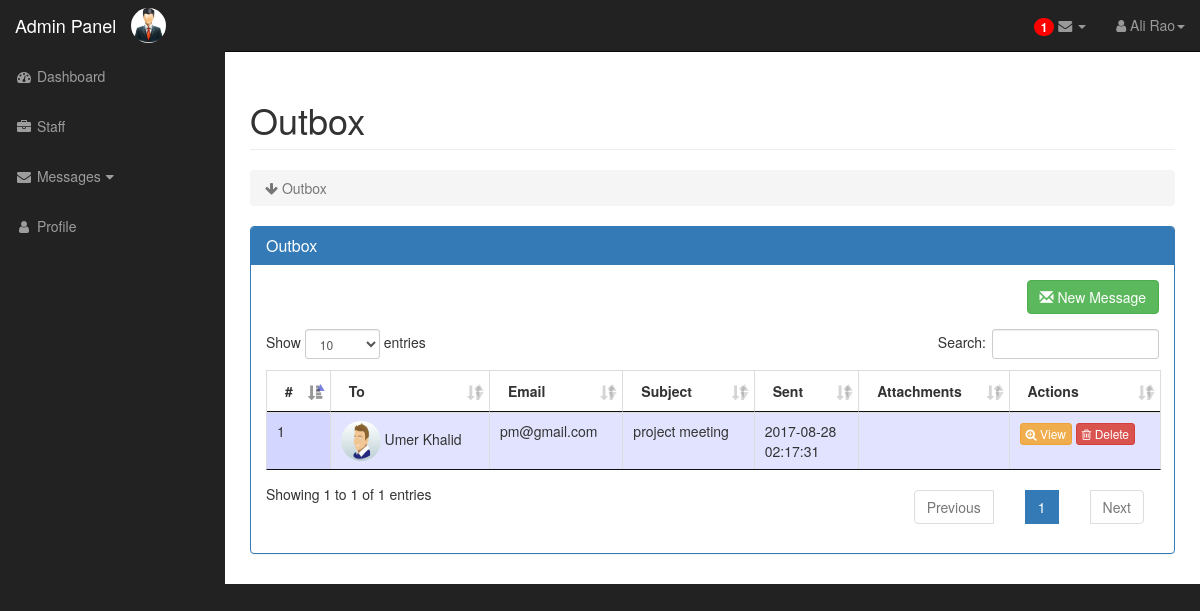
Screenshot of /PPS/Admin/outbox.php (signed in) with the database file from the repository.
### tables this page shows
CREATE TABLE IF NOT EXISTS `employee` (
  `empId` int(15) NOT NULL AUTO_INCREMENT,
  `empName` varchar(255) NOT NULL,
  `password` varchar(255) NOT NULL,
  `gender` varchar(255) NOT NULL,
  `cnic` varchar(255) NOT NULL,
  `dob` date NOT NULL,
  `regDate` date NOT NULL,
  `address` varchar(255) NOT NULL,
  `email` varchar(255) NOT NULL,
  `contactNo` varchar(255) NOT NULL,
  `salary` varchar(255) NOT NULL,
  `jobStatus` varchar(255) NOT NULL,
  `workStatus` varchar(255) NOT NULL,
  `image` varchar(255) NOT NULL,
  `position` varchar(255) NOT NULL,
  PRIMARY KEY (`empId`),
  UNIQUE KEY `cnic` (`cnic`,`email`)
);

CREATE TABLE IF NOT EXISTS `outbox` (
  `id` int(15) NOT NULL AUTO_INCREMENT,
  `sender` int(15) NOT NULL,
  `receiver` int(15) NOT NULL,
  `subject` varchar(100) NOT NULL,
  `message` text NOT NULL,
  `filepath` varchar(100) NOT NULL,
  `fileName` varchar(100) NOT NULL,
  `date` date NOT NULL,
  `time` time NOT NULL,
  PRIMARY KEY (`id`)
);

### PPS/Admin/outbox.php (the view, shortened to what this page needs)
 <!DOCTYPE html>
<html lang="en">
<head>
		<link href="../css/bootstrap.min.css" rel="stylesheet">
		<link href="../css/sb-admin.css" rel="stylesheet">
		<link href="../css/plugins/morris.css" rel="stylesheet">
		<link href="../font-awesome/css/font-awesome.min.css" rel="stylesheet" type="text/css">
		<link rel="stylesheet" href="../css/dataTables.bootstrap.min.css" />
		<link rel="stylesheet" type="text/css" href="../css/jquery.dataTables.css">
	    <link rel="stylesheet" href="../css/jquery.dataTables.min.css">
        <link rel="stylesheet" href="../css/dataTables.bootstrap.min.css">
		<link rel="stylesheet" href="../css/fixedHeader.bootstrap.min.css">
		<link rel="stylesheet" href="../css/responsive.bootstrap.min.css">
		<link rel="stylesheet" href="../css/badge.css">
</head>
<body>
    <div id="wrapper">
        <nav class="navbar navbar-inverse navbar-fixed-top" role="navigation">
            <div class="navbar-header">
                <a class="navbar-brand" href="dashboard.php">Admin Panel</a>
           <?php
				   include("config.php");
										if(isset($_SESSION['username']))  {
										$query = "SELECT * FROM `employee` WHERE empId='".$_SESSION['id']."' ";
											   $result = mysqli_query($connect, $query);
										        $row2 = mysqli_fetch_array($result);
										}
										?>
				<img class="img-circle pull-right" src="<?php echo $row2["image"]; ?>" width="35px" height="35px" style='  margin-top:8px;'/></div>
            <ul class="nav navbar-right top-nav">
                  <li class="dropdown">
                   <a href="#" class="dropdown-toggle" data-toggle="dropdown">
				   <?php
				   include("config.php");
										if(isset($_SESSION['username']))  {
				    $query = "SELECT * FROM `inbox` WHERE receiver='".$_SESSION['id']."' AND open='0' ";
											   $result = mysqli_query($connect, $query);
										       $count2 = mysqli_num_rows($result);
										}
										if($count2>0)
								   {
									 echo' <span class="badge badge-notify">';
									  echo $count2;
									  echo' </span>';
								   }
								else{
									echo' <span>';
									  echo' </span>';
								}
				   ?>
				<i class="fa fa-envelope"></i> <b class="caret"></b></a>
                </li>
                <li class="dropdown">
                    <a href="#" class="dropdown-toggle" data-toggle="dropdown"><i class="fa fa-user"></i>
					<?php if(isset($_SESSION['username']))
                {
                 echo $_SESSION['name'];
                }
                 ?><b class="caret"></b></a>
                </li>
            </ul>
            <div class="collapse navbar-collapse navbar-ex1-collapse">
                <ul class="nav navbar-nav side-nav">
                    <li >
                        <a id="dash_board" href="#" onclick='return false;'><i class="fa fa-fw fa-dashboard"></i> Dashboard</a>
                    </li>
					<li >
                        <a href="staff.php"><i class="fa fa-fw fa-briefcase"></i> Staff</a>
                    </li>
					  <li>
                        <a href="javascript:;" data-toggle="collapse" data-target="#demo"><i class="fa fa-fw fa-envelope"></i> Messages<i class="fa fa-fw fa-caret-down"></i></a>
                    </li>
					 <li >
                        <a href="profile.php"><i class="fa fa-fw fa-user"></i> Profile</a>
                    </li>
                </ul>
            </div>
        </nav>
        <div id="page-wrapper">
            <div class="container-fluid">
                <div class="row">
                    <div class="col-lg-12">
                        <h1 class="page-header">
                             Outbox
                        </h1>
                        <ol class="breadcrumb">
                            <li class="active">
                                <i class="fa fa-arrow-down"></i> Outbox
                            </li>
                        </ol>
                    </div>
                </div>
				<div id="employee_table">
                <div class="row">
                    <div class="col-lg-12">
						    <div class="panel panel-primary" >
                            <div class="panel-heading">
                                <h3 class="panel-title"></i>Outbox</h3>
                            </div>
                            <div class="panel-body">
								<form>
					  <div class="row">
						<div class="col-lg-12">
							 <div class="form-group pull-right">
						   <button type="button" name="age" id="bbb"  class="btn btn-success"><i class="glyphicon glyphicon-envelope"></i> New Message</button>
						</div> </div> </div>
                     </form>
	<table id="example" class="table table-striped table-bordered dt-responsive nowrap" cellspacing="0" width="100%">
    <thead>
            <tr> <th>#</th>
                     <th>To</th>
					  <th>Email</th>
					 <th>Subject</th>
                     <th>Sent</th>
					  <th>Attachments</th>
                       <th>Actions</th>
                  </tr>
        </thead>
        <tbody>
		<?php
		include("config.php");
		   $query = "SELECT * FROM `outbox` WHERE sender='".$_SESSION['id']."'";
		$result = mysqli_query($connect, $query);
                     while($row = mysqli_fetch_array($result))
                     {
						 $time =$row['time'];
						 if(strlen($row['subject']) >= 50){
						$subject = substr($row['subject'],0,50)."..";
					}else {
						$subject = $row['subject'];
					}
                   $query2 = "SELECT * FROM `employee` WHERE empId='".$row["receiver"]."'";
						$result2 = mysqli_query($connect, $query2);
                     while($row2 = mysqli_fetch_array($result2))
                     {
                     ?>
				  <tr>
                      <td><?php echo $row["id"]; ?></td>
					  <td><img class="img-circle" src=" <?php echo $row2['image'];?> " width="40px" height="40px" /> <?php echo $row2["empName"]; ?></td>
					   <td><?php echo $row2["email"]; ?></td>
                     <td><?php echo $subject ?></td>
					   <td><?php echo $row["date"].'<br>'.$time?></td>
					  <td>
					  </td>
                      <td> <button type="button" name="view" value="view" id="<?php echo $row["id"]; ?>" class="btn btn-warning btn-xs view_data" /><i  class="fa fa-search-plus"></i> View</button>
                       <button type="button" name="delete" value="delete" id="<?php echo $row["id"]; ?>" class="btn btn-danger btn-xs delete_data" /><i class="fa fa-trash-o"></i> Delete</button></td>
			   </tr>
				  <?php
					 }  }
                     ?>
					 </div>
	</div>
                            </div>
							</div>
                        </div>
                    </div>
                </div>
            </div>
</body>
</html>

### PPS/css/sb-admin.css (style rules this page uses)
body { margin-top: 100px; background-color: #222; }
@media (min-width:768px) { body { margin-top: 50px; } }
#wrapper { padding-left: 0; }
#page-wrapper { width: 100%; padding: 0; background-color: #fff; }
@media (min-width:768px) { #wrapper { padding-left: 225px; } }
@media (min-width:768px) { #page-wrapper { padding: 10px; } }
.top-nav { padding: 0 15px; }
.top-nav>li { display: inline-block; float: left; }
.top-nav>li>a { padding-top: 15px; padding-bottom: 15px; line-height: 20px; color: #999; }
@media (min-width:768px) { .side-nav { position: fixed; top: 51px; left: 225px; width: 225px; margin-left: -225px; border: none; border-radius: 0; overflow-y: auto; background-color: #222; bottom: 0; overflow-x: hidden; padding-bottom: 40px; } }
@media (min-width:768px) { .side-nav>li>a { width: 225px; } }

### PPS/css/badge.css (style rules this page uses)
.badge-notify { background:red; position:relative; }

### rows the page displays
employee: image (picture)
outbox: id "1", subject "project meeting", date "2017-08-28", time "02:17:31"
employee: image (picture), empName "Umer Khalid", email "pm@gmail.com"

### other values shown
$count2 "1"
$_SESSION['name'] "Ali Rao"
